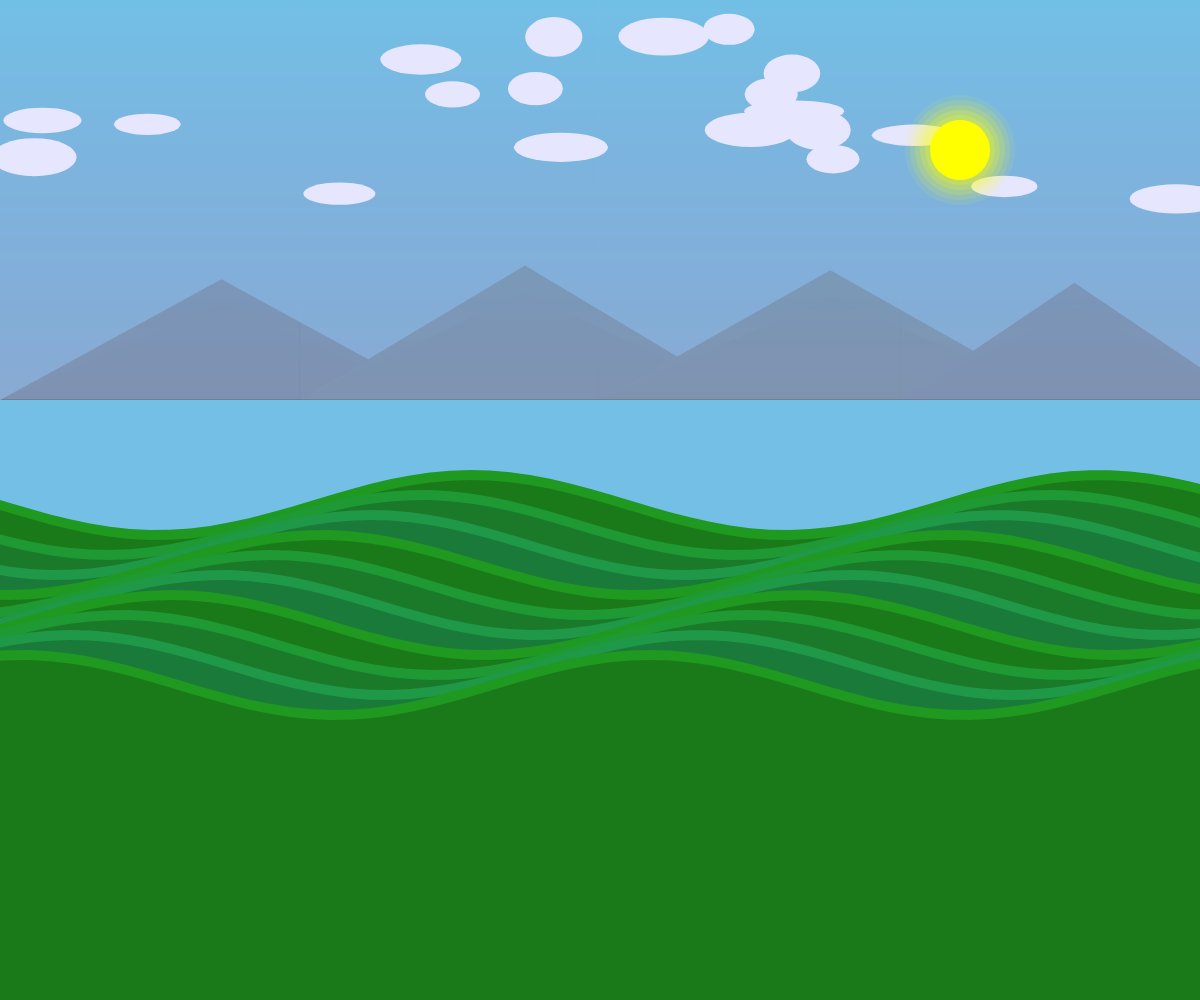
Frame 1 (no input)
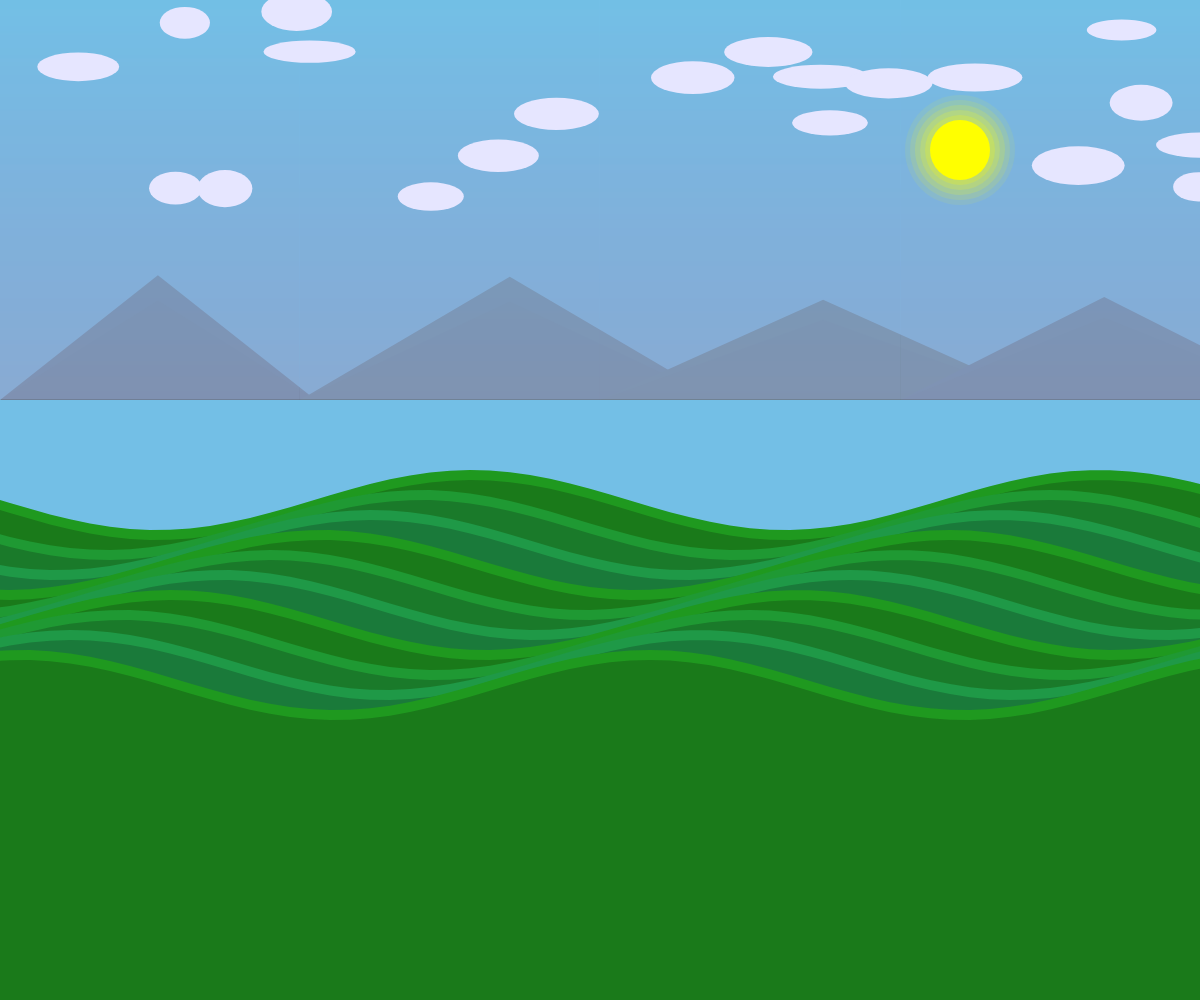
Frame 2 (the mouse pressed at the canvas centre, redrawn once)

The p5.js sketch that drew these frames (run headless with seeded random() and noise() and a simulated clock; the mouse was pressed at the canvas centre and the sketch redrawn once):

// p5.js sketch
// ── sketch.js
function setup() {
  createCanvas(windowWidth, windowHeight);
  colorMode(HSB, 360, 100, 100, 1);
  noLoop();
}

function draw() {
  // Sky background
  background(200, 50, 90);

  // Draw distant mountains with atmospheric haze
  drawMountains();

  // Draw rolling green fields in foreground
  drawFields();

  // Draw sky and clouds
  drawSky();

  // Add subtle sun
  drawSun();
}

function drawMountains() {
  const mountainColors = [200, 180, 160]; // HSB hues for mountains
  const numMountains = 5;
  const baseY = height * 0.4;

  for (let i = 0; i < numMountains; i++) {
    const x = map(i, 0, numMountains - 1, 0, width);
    const w = random(300, 500);
    const h = random(100, 200);
    const hue = mountainColors[i % mountainColors.length];
    
    fill(hue, 20, 40);
    noStroke();
    beginShape();
    vertex(x, baseY);
    vertex(x + w * 0.5, baseY - h);
    vertex(x + w, baseY);
    endShape(CLOSE);
    
    // Add atmospheric haze effect
    fill(hue, 10, 30, 0.2);
    beginShape();
    vertex(x, baseY);
    vertex(x + w * 0.5, baseY - h * 0.8);
    vertex(x + w, baseY);
    endShape(CLOSE);
  }
}

function drawFields() {
  const fieldColors = [120, 130, 140]; // Saturated greens
  const numRows = 10;
  const baseY = height * 0.5;
  
  for (let row = 0; row < numRows; row++) {
    const y = baseY + row * 20;
    const hue = fieldColors[row % fieldColors.length];
    
    fill(hue, 80, 60);
    noStroke();
    
    // Draw a rolling field
    beginShape();
    for (let x = -50; x < width + 50; x += 20) {
      const waveHeight = sin(x * 0.01 + row * 0.5) * 30;
      vertex(x, y + waveHeight);
    }
    vertex(width, height);
    vertex(0, height);
    endShape(CLOSE);
    
    // Add shadows
    fill(hue, 70, 20, 0.3);
    beginShape();
    for (let x = -50; x < width + 50; x += 20) {
      const waveHeight = sin(x * 0.01 + row * 0.5) * 30;
      vertex(x, y + waveHeight + 10);
    }
    vertex(width, height);
    vertex(0, height);
    endShape(CLOSE);
  }
}

function drawSky() {
  // Draw gradient sky
  for (let y = 0; y < height * 0.4; y++) {
    const inter = map(y, 0, height * 0.4, 0, 1);
    const c = lerpColor(color(200, 50, 90), color(220, 30, 80), inter);
    stroke(c);
    line(0, y, width, y);
  }
  
  // Draw clouds
  fill(240, 10, 100);
  noStroke();
  for (let i = 0; i < 20; i++) {
    const x = random(width);
    const y = random(height * 0.2);
    const w = random(50, 100);
    const h = random(20, 40);
    ellipse(x, y, w, h);
  }
}

function drawSun() {
  fill(60, 100, 100); // Yellow
  noStroke();
  ellipse(width * 0.8, height * 0.15, 60, 60);
  
  // Add glow
  for (let i = 0; i < 5; i++) {
    const r = 70 + i * 10;
    fill(60, 100, 100, 0.2 - i * 0.03);
    ellipse(width * 0.8, height * 0.15, r, r);
  }
}
